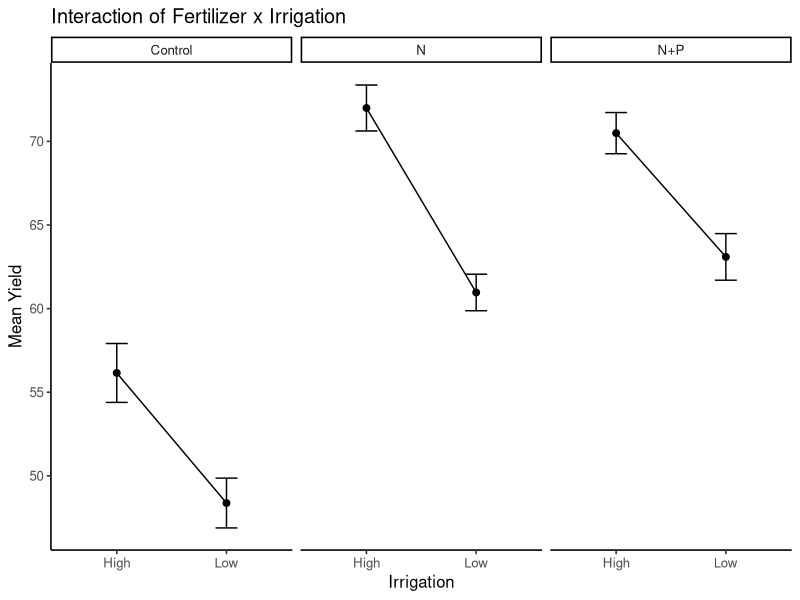

R code for this plot:
# installing packages
# install.packages(c("tidyverse", "car", "emmeans", "effectsize", "performance", "broom", "kableExtra"))
library(tidyverse)

# Importing the dataset
d <- read.csv("cropdata.csv")

# Quick Exploratory Descriptive Analysis
summs <- d %>%
  group_by(fert, irr) %>%
  summarise(mean = mean(y), se = sd(y)/sqrt(n()), .groups = "drop")

# Quick data summary visualization
library(ggplot2)
ggplot(summs, aes(irr, mean, group = fert)) +
  geom_line() +
  geom_point(size = 2) +
  geom_errorbar(aes(ymin = mean-se, ymax = mean+se), width = .2) +
  facet_wrap(~fert, nrow = 1) +
  labs(x = "Irrigation", y = "Mean Yield",
       title = "Interaction of Fertilizer x Irrigation") +
  theme_classic(base_size = 12)

# Fit the model
m <- aov(y ~ fert + irr + fert * irr, data = d)
summary(m)
